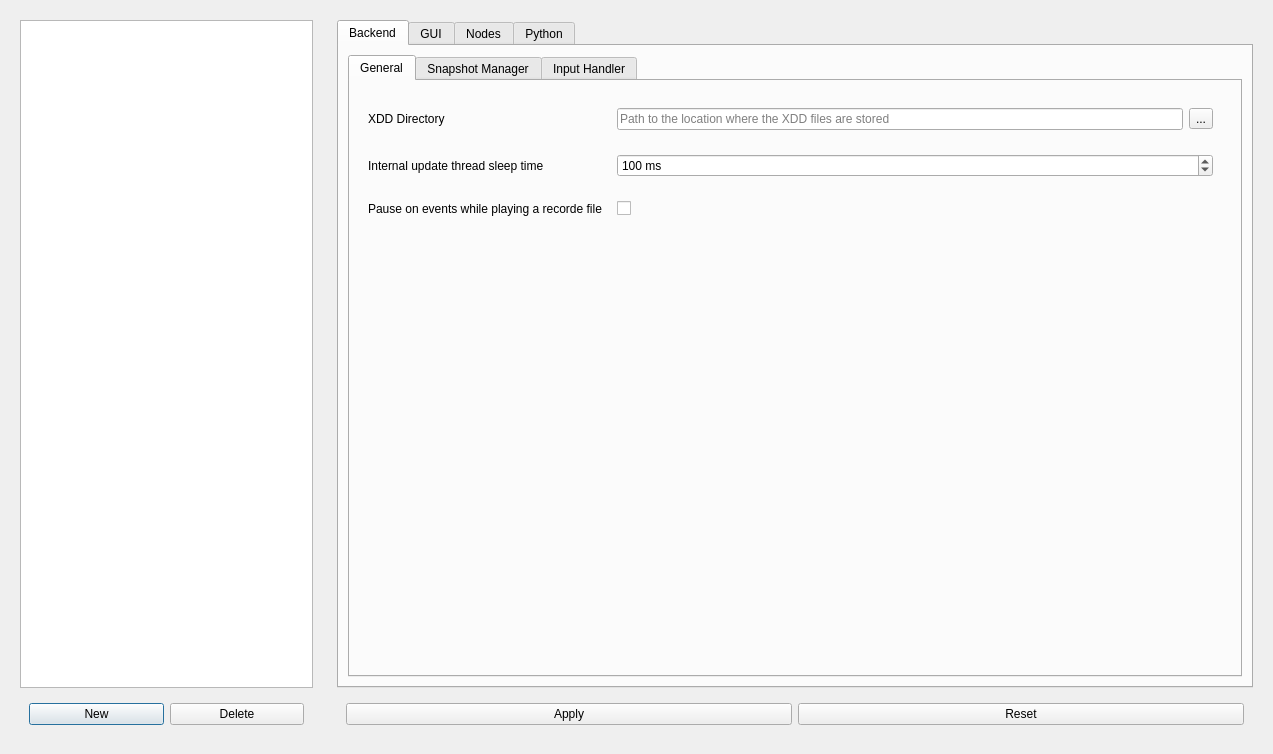
<?xml version="1.0" encoding="UTF-8"?>
<ui version="4.0">
 <class>SettingsWindow</class>
 <widget class="QDialog" name="SettingsWindow">
  <property name="geometry">
   <rect>
    <x>0</x>
    <y>0</y>
    <width>1273</width>
    <height>754</height>
   </rect>
  </property>
  <property name="windowTitle">
   <string>Dialog</string>
  </property>
  <layout class="QHBoxLayout" name="horizontalLayout">
   <item>
    <widget class="QWidget" name="c1" native="true">
     <property name="sizePolicy">
      <sizepolicy hsizetype="Preferred" vsizetype="Preferred">
       <horstretch>1</horstretch>
       <verstretch>0</verstretch>
      </sizepolicy>
     </property>
     <layout class="QVBoxLayout" name="verticalLayout">
      <item>
       <widget class="QListWidget" name="profList"/>
      </item>
      <item>
       <widget class="QWidget" name="c1_Buttons" native="true">
        <layout class="QHBoxLayout" name="horizontalLayout_2">
         <item>
          <widget class="QPushButton" name="profNew">
           <property name="text">
            <string>New</string>
           </property>
          </widget>
         </item>
         <item>
          <widget class="QPushButton" name="profDelet">
           <property name="text">
            <string>Delete</string>
           </property>
          </widget>
         </item>
        </layout>
       </widget>
      </item>
     </layout>
    </widget>
   </item>
   <item>
    <widget class="QWidget" name="c2" native="true">
     <property name="sizePolicy">
      <sizepolicy hsizetype="Preferred" vsizetype="Preferred">
       <horstretch>3</horstretch>
       <verstretch>0</verstretch>
      </sizepolicy>
     </property>
     <layout class="QVBoxLayout" name="verticalLayout_2">
      <item>
       <widget class="QTabWidget" name="tabWidget">
        <property name="currentIndex">
         <number>0</number>
        </property>
        <widget class="QWidget" name="backend">
         <attribute name="title">
          <string>Backend</string>
         </attribute>
         <layout class="QHBoxLayout" name="horizontalLayout_4">
          <item>
           <widget class="QTabWidget" name="backendTabs">
            <property name="currentIndex">
             <number>0</number>
            </property>
            <widget class="QWidget" name="general">
             <attribute name="title">
              <string>General</string>
             </attribute>
             <layout class="QVBoxLayout" name="verticalLayout_3">
              <item>
               <widget class="QWidget" name="widget_2" native="true">
                <layout class="QGridLayout" name="gridLayout">
                 <item row="0" column="2">
                  <widget class="QWidget" name="widget_3" native="true">
                   <layout class="QHBoxLayout" name="horizontalLayout_5">
                    <item>
                     <widget class="QLineEdit" name="G_XDDDir">
                      <property name="placeholderText">
                       <string>Path to the location where the XDD files are stored</string>
                      </property>
                     </widget>
                    </item>
                    <item>
                     <widget class="QToolButton" name="G_XDDDirSelct">
                      <property name="text">
                       <string>...</string>
                      </property>
                     </widget>
                    </item>
                   </layout>
                  </widget>
                 </item>
                 <item row="0" column="0">
                  <widget class="QLabel" name="label">
                   <property name="text">
                    <string>XDD Directory</string>
                   </property>
                  </widget>
                 </item>
                 <item row="2" column="0">
                  <widget class="QLabel" name="label_10">
                   <property name="text">
                    <string>Pause on events while playing a recorde file</string>
                   </property>
                  </widget>
                 </item>
                 <item row="1" column="0">
                  <widget class="QLabel" name="label_11">
                   <property name="text">
                    <string>Internal update thread sleep time</string>
                   </property>
                  </widget>
                 </item>
                 <item row="1" column="2">
                  <widget class="QWidget" name="widget_12" native="true">
                   <layout class="QHBoxLayout" name="horizontalLayout_10">
                    <item>
                     <widget class="QSpinBox" name="G_SleepTime">
                      <property name="toolTip">
                       <string>Time in milliseconds the GUI update thread waits</string>
                      </property>
                      <property name="suffix">
                       <string> ms</string>
                      </property>
                      <property name="minimum">
                       <number>25</number>
                      </property>
                      <property name="maximum">
                       <number>10000</number>
                      </property>
                      <property name="value">
                       <number>100</number>
                      </property>
                     </widget>
                    </item>
                   </layout>
                  </widget>
                 </item>
                 <item row="2" column="2">
                  <widget class="QWidget" name="widget_13" native="true">
                   <layout class="QHBoxLayout" name="horizontalLayout_11">
                    <item>
                     <widget class="QCheckBox" name="G_PausePlay">
                      <property name="text">
                       <string/>
                      </property>
                     </widget>
                    </item>
                   </layout>
                  </widget>
                 </item>
                </layout>
               </widget>
              </item>
              <item>
               <spacer name="verticalSpacer">
                <property name="orientation">
                 <enum>Qt::Vertical</enum>
                </property>
                <property name="sizeHint" stdset="0">
                 <size>
                  <width>20</width>
                  <height>40</height>
                 </size>
                </property>
               </spacer>
              </item>
             </layout>
            </widget>
            <widget class="QWidget" name="sm">
             <attribute name="title">
              <string>Snapshot Manager</string>
             </attribute>
             <layout class="QVBoxLayout" name="verticalLayout_4">
              <item>
               <widget class="QWidget" name="widget_4" native="true">
                <layout class="QGridLayout" name="gridLayout_2">
                 <item row="0" column="0">
                  <widget class="QLabel" name="label_2">
                   <property name="text">
                    <string>Snapshot Interval</string>
                   </property>
                  </widget>
                 </item>
                 <item row="0" column="1">
                  <widget class="QSpinBox" name="SM_interval">
                   <property name="suffix">
                    <string> cycle</string>
                   </property>
                   <property name="minimum">
                    <number>0</number>
                   </property>
                   <property name="maximum">
                    <number>10000</number>
                   </property>
                  </widget>
                 </item>
                </layout>
               </widget>
              </item>
              <item>
               <spacer name="verticalSpacer_2">
                <property name="orientation">
                 <enum>Qt::Vertical</enum>
                </property>
                <property name="sizeHint" stdset="0">
                 <size>
                  <width>20</width>
                  <height>448</height>
                 </size>
                </property>
               </spacer>
              </item>
             </layout>
            </widget>
            <widget class="QWidget" name="IH">
             <attribute name="title">
              <string>Input Handler</string>
             </attribute>
             <layout class="QVBoxLayout" name="verticalLayout_5">
              <item>
               <widget class="QWidget" name="widget_5" native="true">
                <layout class="QGridLayout" name="gridLayout_3">
                 <item row="0" column="0">
                  <widget class="QLabel" name="label_3">
                   <property name="text">
                    <string>Cleanup interval</string>
                   </property>
                  </widget>
                 </item>
                 <item row="5" column="0">
                  <widget class="QLabel" name="label_8">
                   <property name="text">
                    <string>EPL Wireshark Frame Name</string>
                   </property>
                  </widget>
                 </item>
                 <item row="3" column="0">
                  <widget class="QLabel" name="label_6">
                   <property name="text">
                    <string>Loop wait timeout</string>
                   </property>
                  </widget>
                 </item>
                 <item row="0" column="1">
                  <widget class="QSpinBox" name="IH_CleanupI">
                   <property name="suffix">
                    <string> cycle</string>
                   </property>
                   <property name="prefix">
                    <string/>
                   </property>
                   <property name="maximum">
                    <number>255</number>
                   </property>
                  </widget>
                 </item>
                 <item row="3" column="1">
                  <widget class="QSpinBox" name="IH_LoopWait">
                   <property name="suffix">
                    <string> ms</string>
                   </property>
                   <property name="maximum">
                    <number>1000000</number>
                   </property>
                  </widget>
                 </item>
                 <item row="1" column="1">
                  <widget class="QSpinBox" name="IH_Prefetch">
                   <property name="suffix">
                    <string> cycle</string>
                   </property>
                   <property name="maximum">
                    <number>255</number>
                   </property>
                  </widget>
                 </item>
                 <item row="4" column="0">
                  <widget class="QLabel" name="label_7">
                   <property name="text">
                    <string>Delete Cycles after</string>
                   </property>
                  </widget>
                 </item>
                 <item row="2" column="0">
                  <widget class="QLabel" name="label_5">
                   <property name="text">
                    <string>Check prefetch interval</string>
                   </property>
                  </widget>
                 </item>
                 <item row="1" column="0">
                  <widget class="QLabel" name="label_4">
                   <property name="text">
                    <string>Prefetch size</string>
                   </property>
                  </widget>
                 </item>
                 <item row="5" column="1">
                  <widget class="QLineEdit" name="IH_EPLFrameName">
                   <property name="placeholderText">
                    <string>Name of the EPL POEWERLINK frame in Wireshark</string>
                   </property>
                  </widget>
                 </item>
                 <item row="4" column="1">
                  <widget class="QSpinBox" name="IH_DeleteCyclesAfter">
                   <property name="suffix">
                    <string> ms</string>
                   </property>
                   <property name="maximum">
                    <number>10000</number>
                   </property>
                  </widget>
                 </item>
                 <item row="2" column="1">
                  <widget class="QSpinBox" name="IH_CheckPrefetch">
                   <property name="suffix">
                    <string> cycle</string>
                   </property>
                   <property name="maximum">
                    <number>255</number>
                   </property>
                  </widget>
                 </item>
                </layout>
               </widget>
              </item>
              <item>
               <spacer name="verticalSpacer_3">
                <property name="orientation">
                 <enum>Qt::Vertical</enum>
                </property>
                <property name="sizeHint" stdset="0">
                 <size>
                  <width>20</width>
                  <height>341</height>
                 </size>
                </property>
               </spacer>
              </item>
             </layout>
            </widget>
           </widget>
          </item>
         </layout>
        </widget>
        <widget class="QWidget" name="gui">
         <attribute name="title">
          <string>GUI</string>
         </attribute>
         <layout class="QHBoxLayout" name="horizontalLayout_12">
          <item>
           <widget class="QTabWidget" name="gui_tabs">
            <property name="currentIndex">
             <number>0</number>
            </property>
            <widget class="QWidget" name="colorTab">
             <attribute name="title">
              <string>Colors</string>
             </attribute>
             <layout class="QVBoxLayout" name="verticalLayout_9">
              <item>
               <widget class="QWidget" name="widget_14" native="true">
                <layout class="QGridLayout" name="gridLayout_5">
                 <item row="2" column="0">
                  <widget class="QLabel" name="label_13">
                   <property name="text">
                    <string>Invalid Packet</string>
                   </property>
                  </widget>
                 </item>
                 <item row="2" column="1">
                  <widget class="QPushButton" name="COL_P_Invalid">
                   <property name="focusPolicy">
                    <enum>Qt::NoFocus</enum>
                   </property>
                   <property name="autoFillBackground">
                    <bool>true</bool>
                   </property>
                   <property name="text">
                    <string/>
                   </property>
                  </widget>
                 </item>
                 <item row="0" column="0">
                  <widget class="QLabel" name="label_12">
                   <property name="sizePolicy">
                    <sizepolicy hsizetype="Preferred" vsizetype="Preferred">
                     <horstretch>1</horstretch>
                     <verstretch>0</verstretch>
                    </sizepolicy>
                   </property>
                   <property name="text">
                    <string>OD Highlight</string>
                   </property>
                  </widget>
                 </item>
                 <item row="0" column="1">
                  <widget class="QPushButton" name="COL_ODHighlight">
                   <property name="sizePolicy">
                    <sizepolicy hsizetype="Minimum" vsizetype="Fixed">
                     <horstretch>2</horstretch>
                     <verstretch>0</verstretch>
                    </sizepolicy>
                   </property>
                   <property name="focusPolicy">
                    <enum>Qt::NoFocus</enum>
                   </property>
                   <property name="autoFillBackground">
                    <bool>true</bool>
                   </property>
                   <property name="text">
                    <string/>
                   </property>
                  </widget>
                 </item>
                 <item row="3" column="1">
                  <widget class="QPushButton" name="COL_P_SoC">
                   <property name="focusPolicy">
                    <enum>Qt::NoFocus</enum>
                   </property>
                   <property name="autoFillBackground">
                    <bool>true</bool>
                   </property>
                   <property name="text">
                    <string/>
                   </property>
                  </widget>
                 </item>
                 <item row="6" column="1">
                  <widget class="QPushButton" name="COL_P_PResp">
                   <property name="focusPolicy">
                    <enum>Qt::NoFocus</enum>
                   </property>
                   <property name="autoFillBackground">
                    <bool>true</bool>
                   </property>
                   <property name="text">
                    <string/>
                   </property>
                  </widget>
                 </item>
                 <item row="1" column="1">
                  <spacer name="verticalSpacer_7">
                   <property name="orientation">
                    <enum>Qt::Vertical</enum>
                   </property>
                   <property name="sizeHint" stdset="0">
                    <size>
                     <width>20</width>
                     <height>40</height>
                    </size>
                   </property>
                  </spacer>
                 </item>
                 <item row="5" column="1">
                  <widget class="QPushButton" name="COL_P_PREQ">
                   <property name="focusPolicy">
                    <enum>Qt::NoFocus</enum>
                   </property>
                   <property name="autoFillBackground">
                    <bool>true</bool>
                   </property>
                   <property name="text">
                    <string/>
                   </property>
                  </widget>
                 </item>
                 <item row="4" column="1">
                  <widget class="QPushButton" name="COL_P_SoA">
                   <property name="focusPolicy">
                    <enum>Qt::NoFocus</enum>
                   </property>
                   <property name="autoFillBackground">
                    <bool>true</bool>
                   </property>
                   <property name="text">
                    <string/>
                   </property>
                  </widget>
                 </item>
                 <item row="7" column="1">
                  <widget class="QPushButton" name="COL_P_ASnd">
                   <property name="focusPolicy">
                    <enum>Qt::NoFocus</enum>
                   </property>
                   <property name="autoFillBackground">
                    <bool>true</bool>
                   </property>
                   <property name="text">
                    <string/>
                   </property>
                  </widget>
                 </item>
                 <item row="3" column="0">
                  <widget class="QLabel" name="label_17">
                   <property name="text">
                    <string>Start of Cycle</string>
                   </property>
                  </widget>
                 </item>
                 <item row="4" column="0">
                  <widget class="QLabel" name="label_18">
                   <property name="text">
                    <string>Start of Async</string>
                   </property>
                  </widget>
                 </item>
                 <item row="5" column="0">
                  <widget class="QLabel" name="label_19">
                   <property name="text">
                    <string>Poll Request</string>
                   </property>
                  </widget>
                 </item>
                 <item row="6" column="0">
                  <widget class="QLabel" name="label_20">
                   <property name="text">
                    <string>Poll Response</string>
                   </property>
                  </widget>
                 </item>
                 <item row="7" column="0">
                  <widget class="QLabel" name="label_21">
                   <property name="text">
                    <string>Async Send</string>
                   </property>
                  </widget>
                 </item>
                </layout>
               </widget>
              </item>
              <item>
               <spacer name="verticalSpacer_6">
                <property name="orientation">
                 <enum>Qt::Vertical</enum>
                </property>
                <property name="sizeHint" stdset="0">
                 <size>
                  <width>20</width>
                  <height>40</height>
                 </size>
                </property>
               </spacer>
              </item>
             </layout>
            </widget>
           </widget>
          </item>
         </layout>
        </widget>
        <widget class="QWidget" name="nodes">
         <attribute name="title">
          <string>Nodes</string>
         </attribute>
         <layout class="QHBoxLayout" name="horizontalLayout_6">
          <item>
           <widget class="QWidget" name="widget_6" native="true">
            <layout class="QVBoxLayout" name="verticalLayout_6">
             <item>
              <widget class="QListWidget" name="nodesList">
               <property name="sizePolicy">
                <sizepolicy hsizetype="Preferred" vsizetype="Expanding">
                 <horstretch>1</horstretch>
                 <verstretch>0</verstretch>
                </sizepolicy>
               </property>
              </widget>
             </item>
             <item>
              <widget class="QWidget" name="widget_8" native="true">
               <layout class="QHBoxLayout" name="horizontalLayout_7">
                <item>
                 <widget class="QPushButton" name="nodeAdd">
                  <property name="text">
                   <string>Add</string>
                  </property>
                 </widget>
                </item>
                <item>
                 <widget class="QPushButton" name="nodeRM">
                  <property name="text">
                   <string>Remove</string>
                  </property>
                 </widget>
                </item>
               </layout>
              </widget>
             </item>
            </layout>
           </widget>
          </item>
          <item>
           <widget class="QWidget" name="widget_7" native="true">
            <property name="sizePolicy">
             <sizepolicy hsizetype="Preferred" vsizetype="Preferred">
              <horstretch>3</horstretch>
              <verstretch>0</verstretch>
             </sizepolicy>
            </property>
            <layout class="QVBoxLayout" name="verticalLayout_7">
             <item>
              <widget class="QWidget" name="widget_9" native="true">
               <layout class="QGridLayout" name="gridLayout_4">
                <item row="0" column="1">
                 <widget class="QCheckBox" name="N_autoDetect">
                  <property name="text">
                   <string/>
                  </property>
                 </widget>
                </item>
                <item row="0" column="0">
                 <widget class="QLabel" name="label_14">
                  <property name="text">
                   <string>Autodetect Node type</string>
                  </property>
                 </widget>
                </item>
                <item row="1" column="0">
                 <widget class="QLabel" name="label_15">
                  <property name="text">
                   <string>Base Profile File</string>
                  </property>
                 </widget>
                </item>
                <item row="2" column="0">
                 <widget class="QLabel" name="label_16">
                  <property name="text">
                   <string>Special Profile File</string>
                  </property>
                 </widget>
                </item>
                <item row="1" column="1">
                 <widget class="QLineEdit" name="N_Base">
                  <property name="placeholderText">
                   <string>The Filename of the Base Profile, located in the XDD dir</string>
                  </property>
                 </widget>
                </item>
                <item row="2" column="1">
                 <widget class="QLineEdit" name="N_Special">
                  <property name="placeholderText">
                   <string>The Filename of the Special Profile, located in the XDD dir</string>
                  </property>
                 </widget>
                </item>
               </layout>
              </widget>
             </item>
             <item>
              <spacer name="verticalSpacer_4">
               <property name="orientation">
                <enum>Qt::Vertical</enum>
               </property>
               <property name="sizeHint" stdset="0">
                <size>
                 <width>20</width>
                 <height>502</height>
                </size>
               </property>
              </spacer>
             </item>
            </layout>
           </widget>
          </item>
         </layout>
        </widget>
        <widget class="QWidget" name="python">
         <attribute name="title">
          <string>Python</string>
         </attribute>
         <layout class="QVBoxLayout" name="verticalLayout_8">
          <item>
           <widget class="QWidget" name="widget_10" native="true">
            <layout class="QHBoxLayout" name="horizontalLayout_8">
             <item>
              <widget class="QLabel" name="label_9">
               <property name="text">
                <string>Plugin Path</string>
               </property>
              </widget>
             </item>
             <item>
              <widget class="QWidget" name="widget_11" native="true">
               <layout class="QHBoxLayout" name="horizontalLayout_9">
                <item>
                 <widget class="QLineEdit" name="PY_pluginDIR">
                  <property name="placeholderText">
                   <string>Path To the plugin directory</string>
                  </property>
                 </widget>
                </item>
                <item>
                 <widget class="QToolButton" name="PY_plDirButton">
                  <property name="text">
                   <string>...</string>
                  </property>
                 </widget>
                </item>
               </layout>
              </widget>
             </item>
            </layout>
           </widget>
          </item>
          <item>
           <spacer name="verticalSpacer_5">
            <property name="orientation">
             <enum>Qt::Vertical</enum>
            </property>
            <property name="sizeHint" stdset="0">
             <size>
              <width>20</width>
              <height>564</height>
             </size>
            </property>
           </spacer>
          </item>
         </layout>
        </widget>
       </widget>
      </item>
      <item>
       <widget class="QWidget" name="widget" native="true">
        <layout class="QHBoxLayout" name="horizontalLayout_3">
         <item>
          <widget class="QPushButton" name="apply">
           <property name="text">
            <string>Apply</string>
           </property>
          </widget>
         </item>
         <item>
          <widget class="QPushButton" name="reset">
           <property name="text">
            <string>Reset</string>
           </property>
          </widget>
         </item>
        </layout>
       </widget>
      </item>
     </layout>
    </widget>
   </item>
  </layout>
 </widget>
 <resources/>
 <connections>
  <connection>
   <sender>nodeAdd</sender>
   <signal>clicked()</signal>
   <receiver>SettingsWindow</receiver>
   <slot>newNode()</slot>
   <hints>
    <hint type="sourcelabel">
     <x>363</x>
     <y>589</y>
    </hint>
    <hint type="destinationlabel">
     <x>536</x>
     <y>346</y>
    </hint>
   </hints>
  </connection>
  <connection>
   <sender>nodeRM</sender>
   <signal>clicked()</signal>
   <receiver>SettingsWindow</receiver>
   <slot>deleteNode()</slot>
   <hints>
    <hint type="sourcelabel">
     <x>488</x>
     <y>589</y>
    </hint>
    <hint type="destinationlabel">
     <x>536</x>
     <y>346</y>
    </hint>
   </hints>
  </connection>
  <connection>
   <sender>profNew</sender>
   <signal>clicked()</signal>
   <receiver>SettingsWindow</receiver>
   <slot>newProfile()</slot>
   <hints>
    <hint type="sourcelabel">
     <x>76</x>
     <y>657</y>
    </hint>
    <hint type="destinationlabel">
     <x>536</x>
     <y>346</y>
    </hint>
   </hints>
  </connection>
  <connection>
   <sender>profDelet</sender>
   <signal>clicked()</signal>
   <receiver>SettingsWindow</receiver>
   <slot>deleteProfile()</slot>
   <hints>
    <hint type="sourcelabel">
     <x>199</x>
     <y>657</y>
    </hint>
    <hint type="destinationlabel">
     <x>536</x>
     <y>346</y>
    </hint>
   </hints>
  </connection>
  <connection>
   <sender>apply</sender>
   <signal>clicked()</signal>
   <receiver>SettingsWindow</receiver>
   <slot>apply()</slot>
   <hints>
    <hint type="sourcelabel">
     <x>478</x>
     <y>657</y>
    </hint>
    <hint type="destinationlabel">
     <x>536</x>
     <y>346</y>
    </hint>
   </hints>
  </connection>
  <connection>
   <sender>reset</sender>
   <signal>clicked()</signal>
   <receiver>SettingsWindow</receiver>
   <slot>reset()</slot>
   <hints>
    <hint type="sourcelabel">
     <x>865</x>
     <y>657</y>
    </hint>
    <hint type="destinationlabel">
     <x>536</x>
     <y>346</y>
    </hint>
   </hints>
  </connection>
  <connection>
   <sender>profList</sender>
   <signal>currentItemChanged(QListWidgetItem*,QListWidgetItem*)</signal>
   <receiver>SettingsWindow</receiver>
   <slot>profChange(QListWidgetItem*,QListWidgetItem*)</slot>
   <hints>
    <hint type="sourcelabel">
     <x>137</x>
     <y>320</y>
    </hint>
    <hint type="destinationlabel">
     <x>536</x>
     <y>346</y>
    </hint>
   </hints>
  </connection>
  <connection>
   <sender>nodesList</sender>
   <signal>currentItemChanged(QListWidgetItem*,QListWidgetItem*)</signal>
   <receiver>SettingsWindow</receiver>
   <slot>nodeChange(QListWidgetItem*,QListWidgetItem*)</slot>
   <hints>
    <hint type="sourcelabel">
     <x>425</x>
     <y>307</y>
    </hint>
    <hint type="destinationlabel">
     <x>536</x>
     <y>346</y>
    </hint>
   </hints>
  </connection>
  <connection>
   <sender>G_XDDDirSelct</sender>
   <signal>clicked()</signal>
   <receiver>SettingsWindow</receiver>
   <slot>selectXDDDir()</slot>
   <hints>
    <hint type="sourcelabel">
     <x>1212</x>
     <y>114</y>
    </hint>
    <hint type="destinationlabel">
     <x>636</x>
     <y>376</y>
    </hint>
   </hints>
  </connection>
  <connection>
   <sender>PY_plDirButton</sender>
   <signal>clicked()</signal>
   <receiver>SettingsWindow</receiver>
   <slot>selectPythonDir()</slot>
   <hints>
    <hint type="sourcelabel">
     <x>1222</x>
     <y>77</y>
    </hint>
    <hint type="destinationlabel">
     <x>636</x>
     <y>376</y>
    </hint>
   </hints>
  </connection>
  <connection>
   <sender>COL_ODHighlight</sender>
   <signal>clicked()</signal>
   <receiver>SettingsWindow</receiver>
   <slot>setColor()</slot>
   <hints>
    <hint type="sourcelabel">
     <x>944</x>
     <y>108</y>
    </hint>
    <hint type="destinationlabel">
     <x>636</x>
     <y>376</y>
    </hint>
   </hints>
  </connection>
  <connection>
   <sender>COL_P_ASnd</sender>
   <signal>clicked()</signal>
   <receiver>SettingsWindow</receiver>
   <slot>setColor()</slot>
   <hints>
    <hint type="sourcelabel">
     <x>944</x>
     <y>394</y>
    </hint>
    <hint type="destinationlabel">
     <x>636</x>
     <y>376</y>
    </hint>
   </hints>
  </connection>
  <connection>
   <sender>COL_P_Invalid</sender>
   <signal>clicked()</signal>
   <receiver>SettingsWindow</receiver>
   <slot>setColor()</slot>
   <hints>
    <hint type="sourcelabel">
     <x>944</x>
     <y>194</y>
    </hint>
    <hint type="destinationlabel">
     <x>636</x>
     <y>376</y>
    </hint>
   </hints>
  </connection>
  <connection>
   <sender>COL_P_PREQ</sender>
   <signal>clicked()</signal>
   <receiver>SettingsWindow</receiver>
   <slot>setColor()</slot>
   <hints>
    <hint type="sourcelabel">
     <x>944</x>
     <y>314</y>
    </hint>
    <hint type="destinationlabel">
     <x>636</x>
     <y>376</y>
    </hint>
   </hints>
  </connection>
  <connection>
   <sender>COL_P_PResp</sender>
   <signal>clicked()</signal>
   <receiver>SettingsWindow</receiver>
   <slot>setColor()</slot>
   <hints>
    <hint type="sourcelabel">
     <x>944</x>
     <y>354</y>
    </hint>
    <hint type="destinationlabel">
     <x>636</x>
     <y>376</y>
    </hint>
   </hints>
  </connection>
  <connection>
   <sender>COL_P_SoA</sender>
   <signal>clicked()</signal>
   <receiver>SettingsWindow</receiver>
   <slot>setColor()</slot>
   <hints>
    <hint type="sourcelabel">
     <x>944</x>
     <y>274</y>
    </hint>
    <hint type="destinationlabel">
     <x>636</x>
     <y>376</y>
    </hint>
   </hints>
  </connection>
  <connection>
   <sender>COL_P_SoC</sender>
   <signal>clicked()</signal>
   <receiver>SettingsWindow</receiver>
   <slot>setColor()</slot>
   <hints>
    <hint type="sourcelabel">
     <x>944</x>
     <y>234</y>
    </hint>
    <hint type="destinationlabel">
     <x>636</x>
     <y>376</y>
    </hint>
   </hints>
  </connection>
 </connections>
 <slots>
  <slot>apply()</slot>
  <slot>reset()</slot>
  <slot>newProfile()</slot>
  <slot>deleteProfile()</slot>
  <slot>newNode()</slot>
  <slot>deleteNode()</slot>
  <slot>profChange(QListWidgetItem*,QListWidgetItem*)</slot>
  <slot>nodeChange(QListWidgetItem*,QListWidgetItem*)</slot>
  <slot>selectXDDDir()</slot>
  <slot>selectPythonDir()</slot>
  <slot>setColor()</slot>
 </slots>
</ui>
